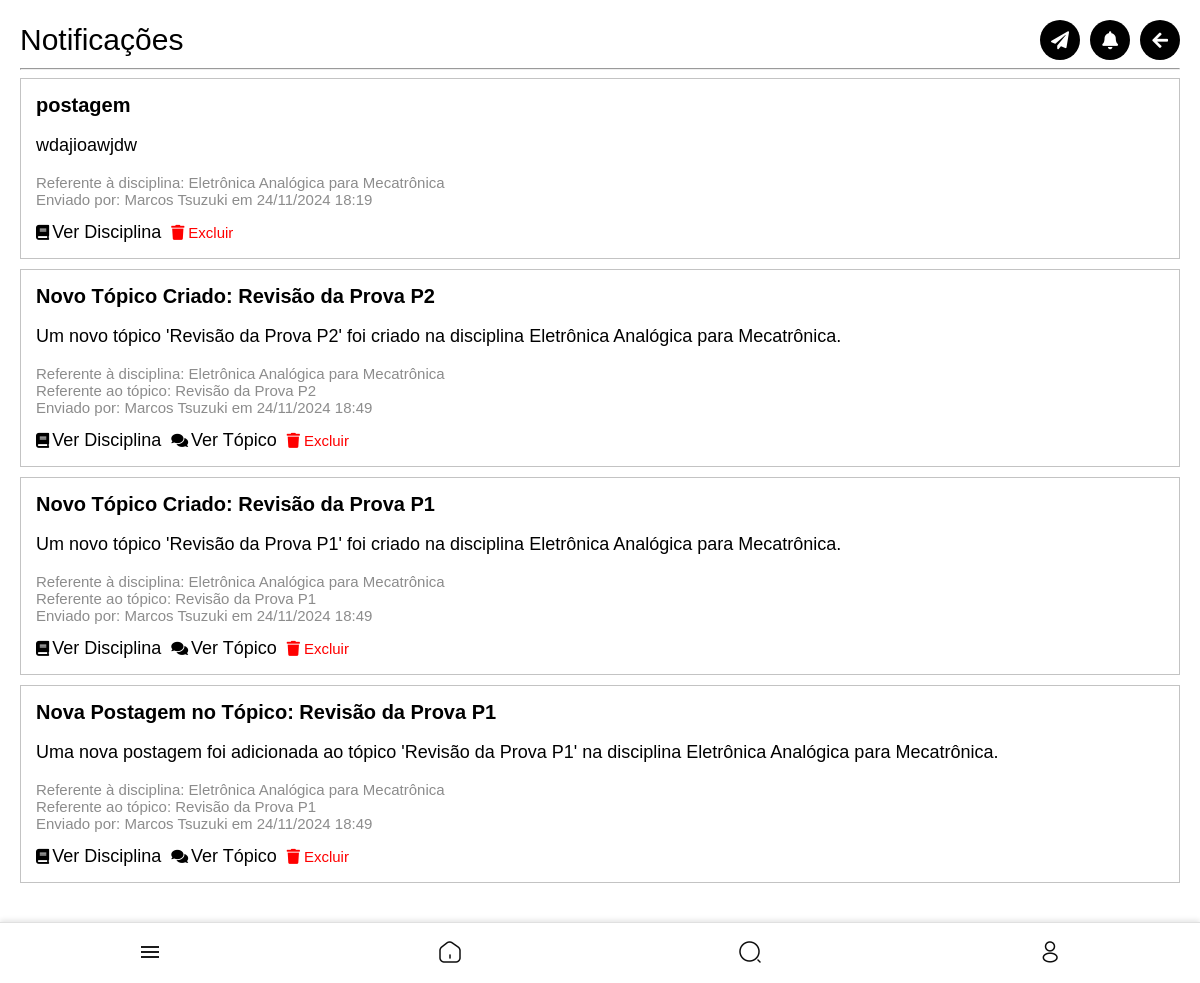
Page /notificacoes/ (signed in) on the earlier database version.
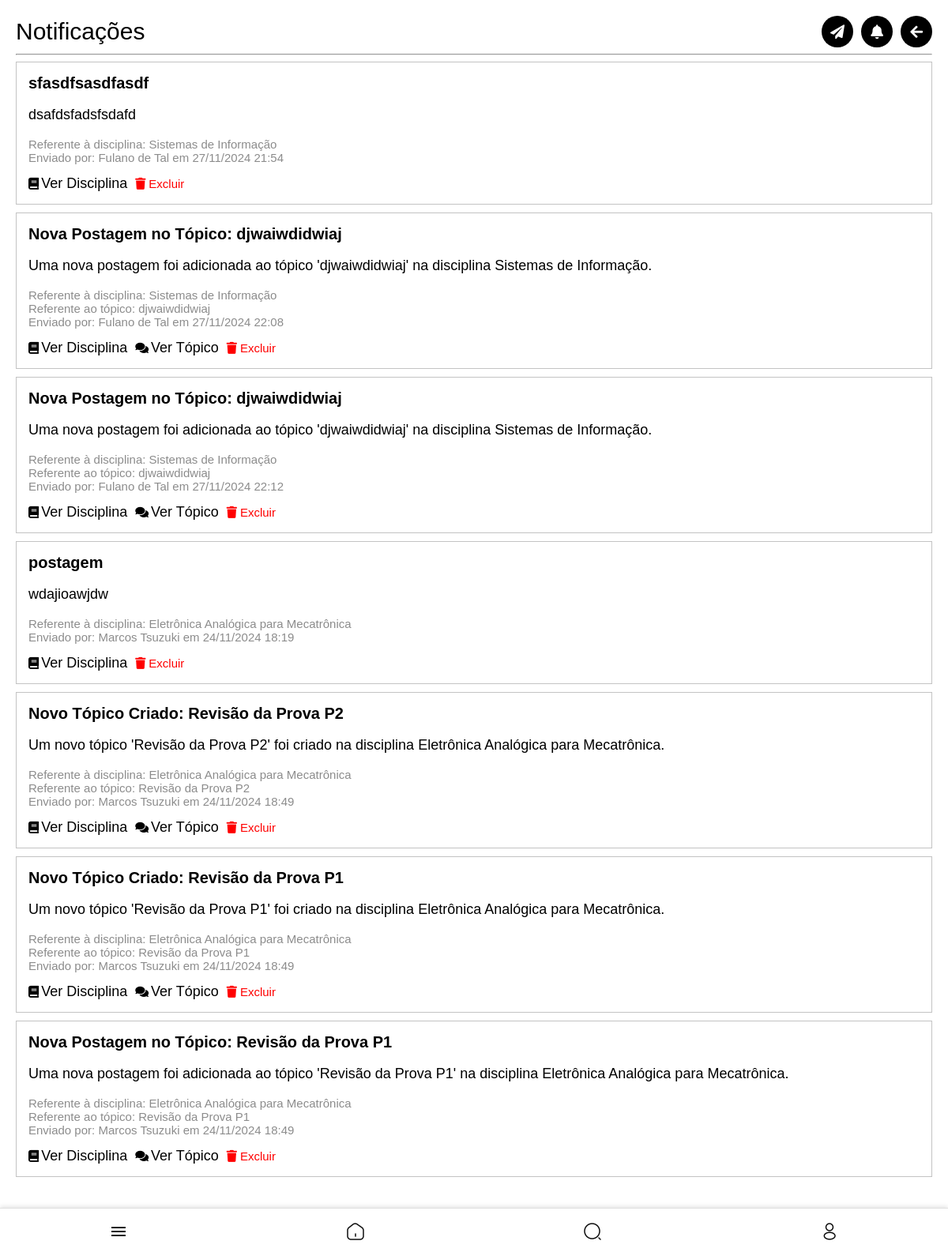
Same page on the later database version.
### core/models.py (models this page shows, shortened)
class Notificacao(models.Model):
    titulo = models.CharField(max_length=255)
    mensagem = models.TextField()
    criado_em = models.DateTimeField(auto_now_add=True)
    criador = models.ForeignKey(settings.AUTH_USER_MODEL, on_delete=models.CASCADE, related_name='notificacoes_criadas')
    destinatarios = models.ManyToManyField(settings.AUTH_USER_MODEL, related_name='notificacoes_recebidas')
    disciplina = models.ForeignKey('Disciplina', null=True, blank=True, on_delete=models.SET_NULL, related_name='notificacoes')
    evento = models.ForeignKey('Evento', null=True, blank=True, on_delete=models.SET_NULL, related_name='notificacoes')
    topico = models.ForeignKey('Topico', null=True, blank=True, on_delete=models.SET_NULL, related_name='notificacoes')  # Novo campo
    excluidas_por = models.ManyToManyField(settings.AUTH_USER_MODEL, related_name='notificacoes_excluidas', blank=True)

class Disciplina(models.Model):
    nome = models.CharField(max_length=255)
    codigo = models.CharField(max_length=10)
    curso = models.CharField(max_length=255)
    semestre = models.CharField(max_length=10)
    tipo = models.CharField(max_length=50)
    professor_responsavel = models.ForeignKey(
        settings.AUTH_USER_MODEL,
        null=True,
        blank=True,
        on_delete=models.SET_NULL,
        limit_choices_to={'user_type': 'professor'}
    )

class CustomUser(AbstractUser):
    USER_TYPE_CHOICES = (
        ('aluno', 'Aluno'),
        ('representante', 'Representante de Classe'),
        ('professor', 'Professor'),
        ('entidade', 'Entidade'),
    )
    user_type = models.CharField(max_length=20, choices=USER_TYPE_CHOICES, default='aluno')
    curso = models.CharField(max_length=100, blank=True, null=True)
    semestre = models.CharField(max_length=3, blank=True, null=True)
    departamento = models.CharField(max_length=100, blank=True, null=True)
    foto = models.ImageField(upload_to='user_photos/', blank=True, null=True, default='defaultphoto.jpg')
    email = models.EmailField(unique=True, validators=[CustomEmailValidator()])
    eventos_interesse = models.ManyToManyField('Evento', blank=True, related_name='interessados')
    is_public_profile = models.BooleanField(default=True)
    class Meta:
        verbose_name = 'Usuário'
        verbose_name_plural = 'Usuários'

class Topico(models.Model):
    titulo = models.CharField(max_length=255)
    descricao = models.TextField()
    disciplina = models.ForeignKey(Disciplina, related_name='topicos', on_delete=models.CASCADE)
    criado_por = models.ForeignKey(User, on_delete=models.CASCADE)
    data_criacao = models.DateTimeField(auto_now_add=True)

### core/views.py (the view)
# urls.py: path('notificacoes/', views.notificacoes, name='notificacoes'),
@login_required
def notificacoes(request):
    usuario = request.user
    notificacoes = Notificacao.objects.none()
    if usuario.user_type in ['aluno', 'representante', 'professor']:
        disciplinas_usuario = Disciplina.objects.filter(userdiscipline__user=usuario)
        notificacoes_disciplina = Notificacao.objects.filter(disciplina__in=disciplinas_usuario)
        eventos_interessados = Evento.objects.filter(interessados=usuario)
        notificacoes_eventos_interessados = Notificacao.objects.filter(evento__in=eventos_interessados)
        notificacoes = notificacoes_disciplina | notificacoes_eventos_interessados
    if usuario.user_type == 'entidade':
        eventos_usuario = Evento.objects.filter(criado_por=usuario)
        eventos_interessados = Evento.objects.filter(interessados=usuario)
        notificacoes_evento = Notificacao.objects.filter(evento__in=eventos_usuario | eventos_interessados)
        notificacoes = notificacoes_evento
    notificacoes_criadas = Notificacao.objects.filter(criador=usuario)
    notificacoes = (notificacoes | notificacoes_criadas).distinct()
    pode_criar = usuario.user_type in ['professor', 'representante', 'entidade']
    context = {
        'notificacoes': notificacoes,
        'pode_criar': pode_criar,
    }
    return render(request, 'core/notificacoes.html', context)

### templates/core/notificacoes.html (shortened to what this page needs)
{% extends 'core/base.html' %}
{% block content %}
<div class="disciplinas-add-container">
    <div class="header-container">
        <h1>Notificações</h1>
        <div class="actions">
            {% if pode_criar %}
            <a href="{% url 'criar_notificacao' %}" class="icon-btn">
                <i class="fa fa-paper-plane"></i>
            </a>
            <a href="{% url 'minhas_notificacoes' %}" class="icon-btn">
                <i class="fa fa-bell"></i>
            </a>
            <button class="icon-btn" onclick="history.back();">
                <i class="fa fa-arrow-left"></i>
            </button>
            {% endif %}
        </div>
    </div>
    <hr>
    <div class="professores-container">
        <ul class="disciplinas-add-list">
            {% for notificacao in notificacoes %}
            {% if user not in notificacao.excluidas_por.all %}
            <li class="topico-detail-item">
                <div class="postagem-conteudo">
                    <h5 class="disciplina-nome" style="font-size: min(20px, 7vw); margin-top: 0; margin-bottom: 0;">{{ notificacao.titulo }}</h5>
                    <p class="disciplina-nome" style="font-size: min(18px, 5vw); color: black;">{{ notificacao.mensagem }}</p>
                    {% if notificacao.disciplina %}
                        <p class="disciplina-nome" style="font-size: min(15px, 3.5vw); color: #8c8c8c; margin-bottom:0; margin-top: 0;">Referente à disciplina: {{ notificacao.disciplina.nome }}</p>
                    {% endif %}
                    {% if notificacao.topico %}
                    <div style="display: flex; flex-direction: row;">
                        <p class="disciplina-nome" style="font-size: min(15px, 3.5vw); color: #8c8c8c; margin-bottom:0; margin-top: 0;">Referente ao tópico: {{ notificacao.topico.titulo }}</p>
                    </div>
                    {% endif %}
                    <small class="disciplina-nome" style="font-size: min(15px, 3.5vw); color: #8c8c8c;">Enviado por:
                        {% if notificacao.criador %}
                            {{ notificacao.criador.get_full_name }}
                        {% else %}
                            Sistema
                        {% endif %}
                        em {{ notificacao.criado_em|date:"d/m/Y H:i" }}
                    </small>
                    <div style="display: flex; flex-direction: row; gap: min(2vw,10px); font-size: min(15px, 3.5vw); margin-top: min(14px,4vw); padding: 0">
                        {% if notificacao.disciplina %}
                            <a href="{% url 'detalhe_disciplina' notificacao.disciplina.id %}" class="icon-btn">
                                <i class="fa fa-book" style=" font-size: min(15px, 3.5vw);margin-right:min(1vw,3px);"></i> Ver Disciplina
                            </a>
                        {% endif %}
                        {% if notificacao.topico %}
                        <div style="display: flex; flex-direction: row;">
                            <a href="{% url 'detalhe_topico' notificacao.topico.id %}" class="icon-btn">
                                <i class="fa fa-comments" style="font-size: min(15px, 3.5vw);margin-right:min(1vw,3px);"></i> Ver Tópico
                            </a>
                        </div>
                        {% endif %}
                        <a href="{% url 'excluir_notificacao_recebida' notificacao.id %}" class="icon-btn remover-btn" style="font-size: min(15px, 3.5vw); color: red;">
                            <i class="fa fa-trash" style="font-size: min(15px, 3.5vw);"></i> Excluir
                        </a>
                    </div>
                </div>
            </li>
            {% endif %}
            {% empty %}
            <li class="empty-result" style="font-size: min(15px, 4vw); color: #8c8c8c;">Nenhuma notificação disponível.</li>
            {% endfor %}
        </ul>
    </div>
</div>
{% endblock %}

### templates/core/base.html (shortened to what this page needs)
{% load static %}
<!DOCTYPE html>
<html lang="pt-br">
<head>
    <link rel="stylesheet" type="text/css" href="{% static 'style.css' %}?v={{ timestamp }}">
    <link rel="stylesheet" href="https://cdnjs.cloudflare.com/ajax/libs/font-awesome/5.15.4/css/all.min.css">
</head>
<body>
    <main>
        {% block content %}
        {% endblock %}
    </main>
    {% if user.is_authenticated %}
    <div class="bottom-nav">
        <a href="#menu" class="nav-item menu-toggle">
            <img src="{% static 'menu.png' %}" alt="Menu">
        </a>
        <a href="{% url 'home' %}" class="nav-item">
            <img src="{% static 'home-2.png' %}" alt="Home">
        </a>
        <a href="{% url 'search_results' %}" class="nav-item">
            <img src="{% static 'search.png' %}" alt="Search">
        </a>
        <a href="#profile" class="nav-item">
            <img src="{% static 'profile.png' %}" alt="Profile">
        </a>
    </div>
    {% endif %}
</body>
</html>

### media/style.css (style rules this page uses)
body { font-family: Arial, sans-serif; background-color: rgb(234, 234, 234); display: flex; flex-direction: column; align-items: center; }
a { text-decoration: none; color: #000000; }
.bottom-nav { position: fixed; bottom: 0; left: 0; width: 100%; height: min(60px, 20vw); background-color: #fff; display: flex; flex-direction: row; justify-content: space-around; align-items: center; border-top: 1px solid #e0e0e0; box-shadow: 0 -2px 5px rgba(0, 0, 0, 0.1); z-index: 600; }
.nav-item { flex: 1; text-align: center; color: #333; text-decoration: none; position: relative; }
.nav-item img { width: min(24px, 8vw); height: min(24px, 8vw); filter: grayscale(100%); }
.header-container { display: flex; flex-direction: row; justify-content: space-between; align-items: center; }
.actions { display: flex; flex-direction: row; gap: min(10px, 2vw); justify-content: center; align-items: center; }
.actions .icon-btn { display: flex; flex-direction: row; justify-content: center; background-color: #000; color: #fff; border: none; border-radius: 50%; width: min(40px, 8vw); height: min(40px, 8vw); font-size: min(18px, 4vw); cursor: pointer; text-decoration: none; transition: background-color 0.3s ease; }
.disciplinas-add-container { padding: min(6vw, 20px); font-family: Arial, sans-serif; padding-bottom: min(20vw,80px); width: 100vw; box-sizing: border-box; }
.disciplinas-add-container h1 { font-size: min(30px,6vw); margin-bottom: 0; margin-top: 0; font-weight:normal; text-align: left; }
.disciplinas-add-list { list-style: none; padding: 0; margin: 0; display: flex; flex-direction: column; }
.disciplinas-add-list { display: flex; justify-content: center; align-items: center; margin-bottom: min(10px); }
.icon-btn { background: none; border: none; font-size: min(18px, 4vw); color: #000000; cursor: pointer; text-decoration: none; transition: color 0.3s ease, transform 0.2s ease; display: flex; align-items: center; justify-content: center; }
.topico-info p,a { font-size: min(12px); color: grey; }
.topico-detail-item { display: flex; align-items: center; background-color: #fff; border: 1px solid #c3c3c3; margin-bottom: min(10px, 6vw); padding: min(15px, 6vw); text-align: left; width: 100%; box-sizing: border-box; position: relative; }
.topico-detail-item { display: flex; flex-direction: column; justify-content: left; background-color: #fff; border: 1px solid #c3c3c3; margin-bottom: min(10px, 6vw); padding: min(15px, 6vw); text-align: left; width: 100%; box-sizing: border-box; }
.postagem-conteudo { display: flex; flex-direction: column; justify-content: left; align-items: flex-start; padding: 0; margin: 0; width: 100%; box-sizing: border-box; }
.remover-btn { display: flex; align-items: center; gap: min(4px, 1vw); font-size: min(14px, 2vw); text-decoration: none; }
.remover-btn i { font-size: min(14px,2vw); }

### templates/core/notificacoes.html (style rules this page uses)
body { background-color: white; margin: 0; padding: 0; box-sizing: border-box; overflow-x: hidden; }
html, body { width: 100%; }

Differences in the rows shown:
added Notificacao: titulo "sfasdfsasdfasdf", mensagem "dsafdsfadsfsdafd", disciplina.nome "Sistemas de Informação", criador.get_full_name "Fulano de Tal", criado_em "27/11/2024 21:54", shows "Ver Disciplina"
added Notificacao: titulo "Nova Postagem no Tópico: djwaiwdidwiaj", mensagem "Uma nova postagem foi adicionada ao tópico 'djwaiwdidwiaj' na disciplina Sistemas de Informação.", disciplina.nome "Sistemas de Informação", topico.titulo "djwaiwdidwiaj", criador.get_full_name "Fulano de Tal", criado_em "27/11/2024 22:08", shows "Ver Disciplina", shows "Ver Tópico"
added Notificacao: titulo "Nova Postagem no Tópico: djwaiwdidwiaj", mensagem "Uma nova postagem foi adicionada ao tópico 'djwaiwdidwiaj' na disciplina Sistemas de Informação.", disciplina.nome "Sistemas de Informação", topico.titulo "djwaiwdidwiaj", criador.get_full_name "Fulano de Tal", criado_em "27/11/2024 22:12", shows "Ver Disciplina", shows "Ver Tópico"
